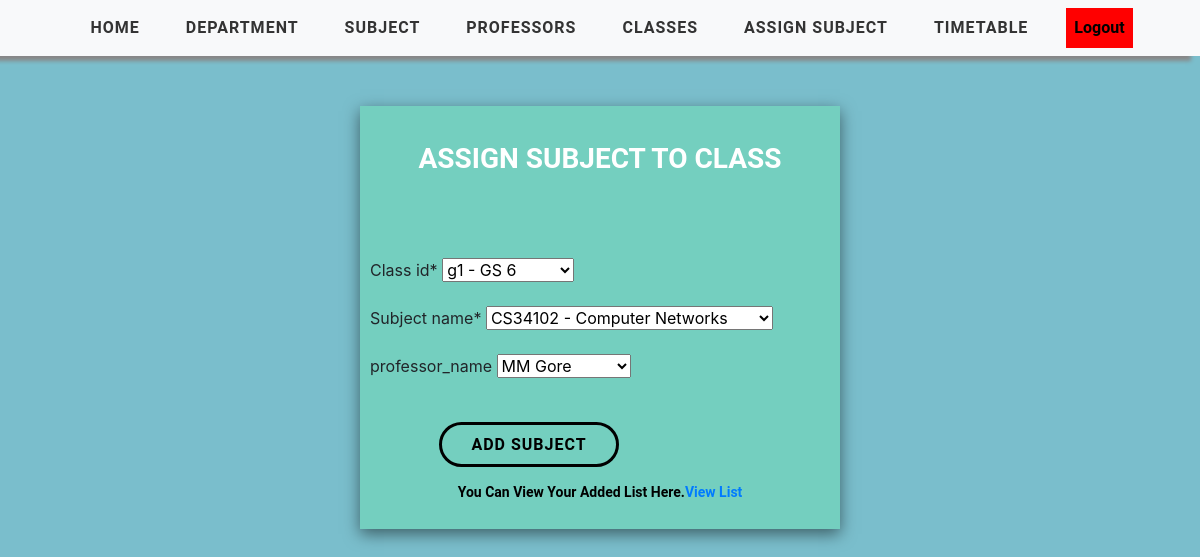
Before: /update-classcourse/18/ (signed in) with the older database file.
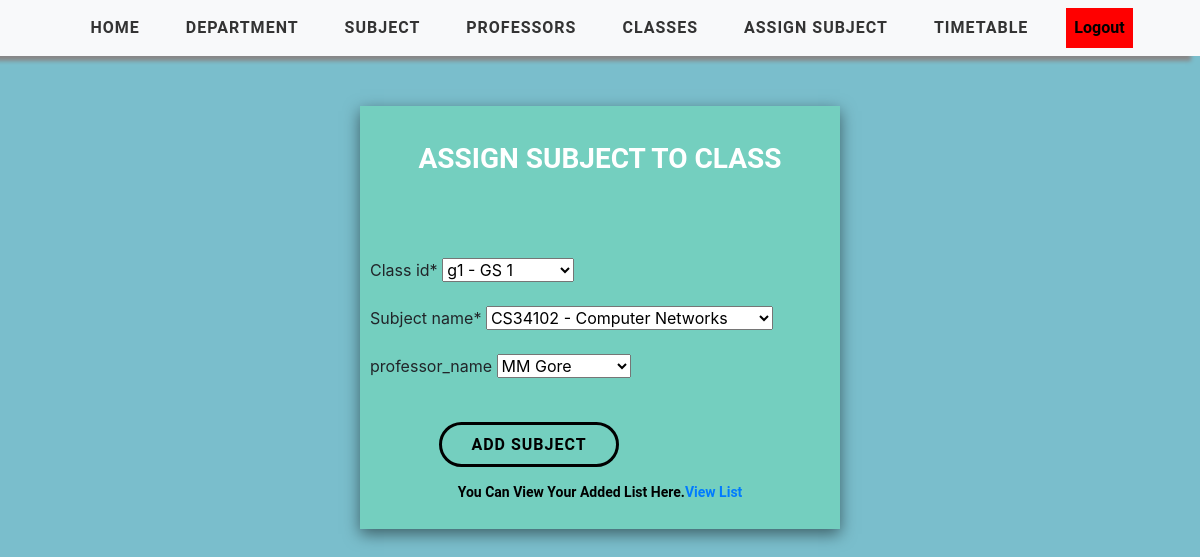
After: the same page with the newer database file.
### timetableapp/models.py (models this page shows)
class Class(models.Model):
    WEEK_DAY = (
    ('Monday', 'Monday'),
    ('Tuesday', 'Tuesday'),
    ('Wednesday', 'Wednesday'),
    ('Thursday', 'Thursday'),
    ('Friday', 'Friday'),
    ('Saturday', 'Saturday')
    )
    user = models.ForeignKey(User, on_delete=models.CASCADE, null=True, blank=True)
    class_id = models.CharField(max_length=2000)
    class_name = models.CharField(max_length=2000)
    class_strength=models.IntegerField(null=True,default=100)
    week_day = MultiSelectField(max_length=2000, choices=WEEK_DAY, max_choices=6)
    no_sessions = models.PositiveIntegerField(default = 8)
    class_mins = models.PositiveIntegerField(default = 60)
    start_time = models.TimeField(default=time(8,00))
    end_time = models.TimeField(default=time(18,00))
    break_start = models.TimeField(null=True,blank=True, default=time(12,00))
    break_end = models.TimeField(null=True,blank=True, default=time(13,00))
    class Meta:
        unique_together = ('user','class_id')
    def __str__(self):
        return self.class_id + ' - ' + self.class_name

### timetableapp/views.py (the view, shortened to what this page needs)
# urls.py: path('update-classcourse/<str:pk>/', views.updateClassCourse, name='update-classcourse'),
@login_required(login_url='login')
def updateClassCourse(request, pk):
    assign = ClassCourse.objects.get(user=request.user,id=pk)
    sectioncourse = ClassCourseForm(request.user,instance=assign)
    context = {'sectioncourse': sectioncourse}
    return render(request, 'timetableapp/AddClassCourse.html', context)

### timetableapp/forms.py
class ClassCourseForm(ModelForm):
    class Meta:
        model = ClassCourse
        fields = ['user','class_id','course_id','professor_id']
        exclude = ['user']
        labels={'course_id':'Subject name','professor_id':'professor_name'}
    def __init__(self, user, *args,  **kwargs):
        super(ClassCourseForm, self).__init__(*args, **kwargs)
        self.fields['class_id'].queryset = Class.objects.filter(user=user)
        self.fields['professor_id'].queryset = Professor.objects.filter(user=user)
        self.fields['course_id'].queryset = Course.objects.filter(user=user)

### timetableapp/models.py (called while the page is built)
    def __str__(self):
        return self.course_id + ' - ' + self.course_name

    def __str__(self):
        return self.professor_name

### timetableapp/templates/timetableapp/AddClassCourse.html (shortened to what this page needs)
{% extends 'timetableapp/main.html' %}
{% load static %}
{% block content %}
     <div class="display">
        <div class="box">
            <div class="header">
                Assign Subject To Class
            </div>
            <br><br>
            <div class="form">
                <form method="POST" action="">
                    {% load crispy_forms_tags %}
                    {{ sectioncourse|crispy }}
                    <input type="submit" value="Add Subject" class="saveButton">
                </form>
            </div>
            <div class="viewtable"><p>You can view your added list here.<a href="{% url 'view-classcourse' %}">View List</a></p></div>
        </div>
    </div>
{% endblock %}

Changed rows visible on the page:
changed Class: class_id "g1 - GS 6" → "g1 - GS 1"
